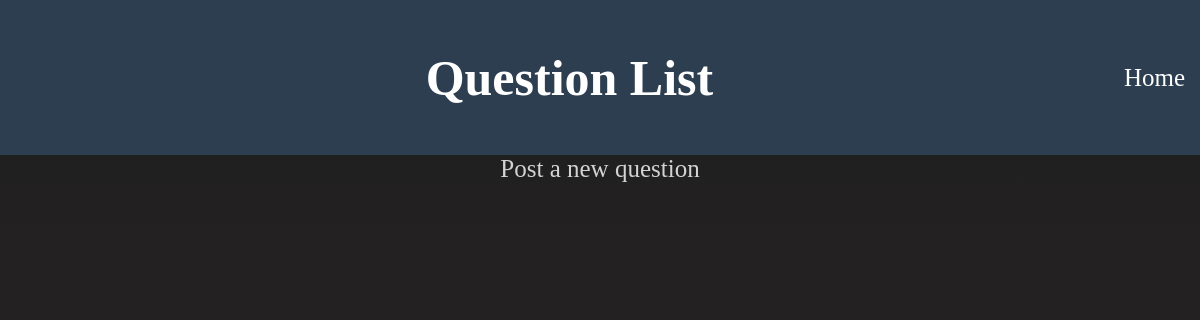
The app's page /post/question_list/, older data.
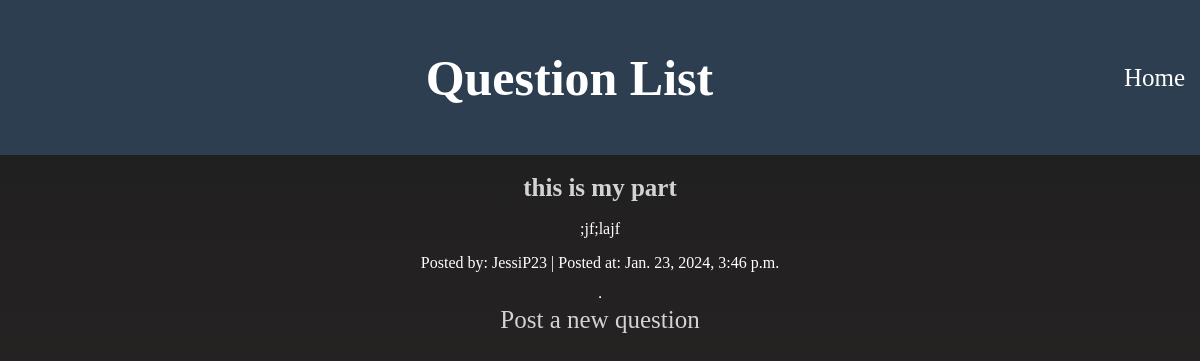
The same page, newer data.
### forum/models.py (models this page shows)
class PostQuestion(models.Model):
    title = models.CharField(max_length=300)
    description = models.TextField()
    user = models.ForeignKey(User, on_delete=models.CASCADE)
    file = models.ImageField(upload_to=file_url, null=True, blank=True)
    timepost = models.DateTimeField(auto_now_add=True)

### forum/views.py (the view)
# urls.py: path('question_list/', question_list, name="question_list"),
def question_list(request):
    list_question = PostQuestion.objects.all()
    return render(request, 'forum/question_list.html', {'list_question': list_question})

### templates/forum/question_list.html (shortened to what this page needs)
{% load static %}
<!doctype html>
<html lang="en">
  <head>
    <link rel="stylesheet" href="{% static 'styling/view.css' %}" >
  </head>
  <body>
    <header>
      <h1 class="classes">Question List</h1>
      <a href="{% url 'home' %}" class="link">Home</a>
    </header>
    <div class="section">
      {%for question in list_question%}
      <div class="question">
        <h3><a href="{% url 'forum:view_question' question.id %}">{{question.title}}</a></h3>
        <p>{{question.description}}</p>
        <p>Posted by: {{question.user.username}} | Posted at: {{question.timepost}}</p>
      </div>
      <hr>
      {%endfor%}
      <a href="{% url 'forum:post_question' %}">Post a new question</a>
    </div>
  </body>
</html>

Row changes from the older to the newer data that the page shows:
added PostQuestion: title "this is my part", description ";jf;lajf", user.username "JessiP23", timepost "Jan. 23, 2024, 3:46 p.m."
